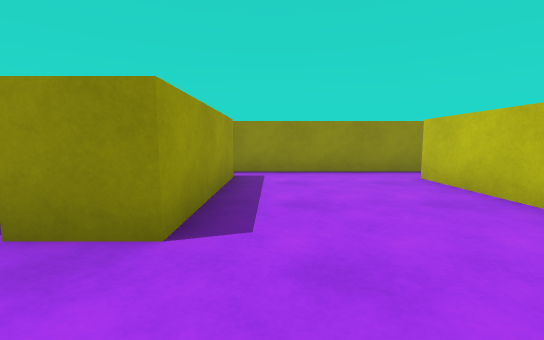
View 1 (above)

13 first-person views from a walk through a 3-D level made in the Unity game engine. The camera is 0.62 m above the floor, tilts 6° down and sees 90° across. The floor is counted in squares, 1 m on a side. Each view is taken from the middle of a square. On the plan, view 1 faces up. The plan holds only what a view shows up to about 9 squares ahead; the rest is blank. The player is left out.

View 2
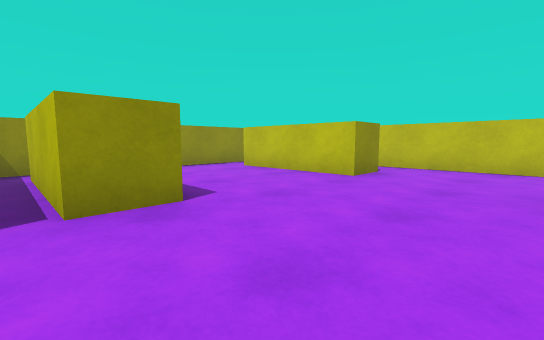

View 3
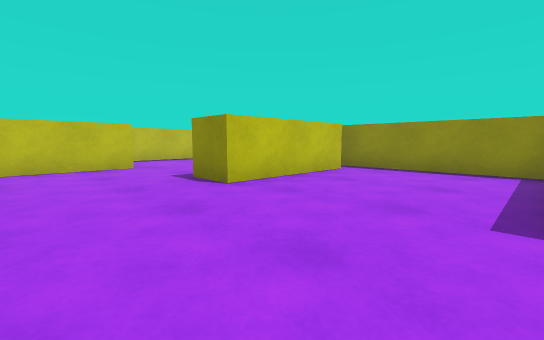

View 4
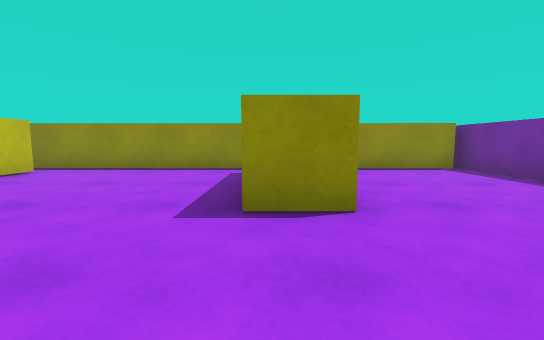

View 5
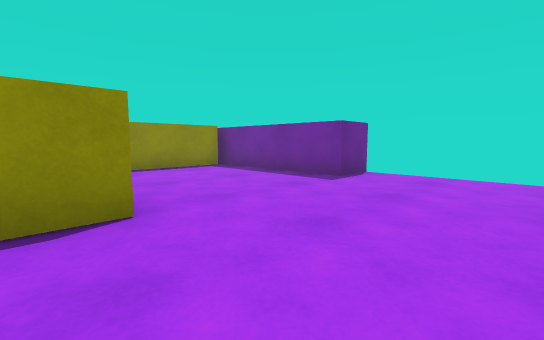

View 6
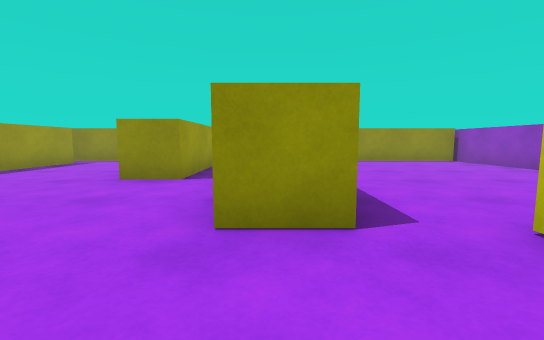

View 7
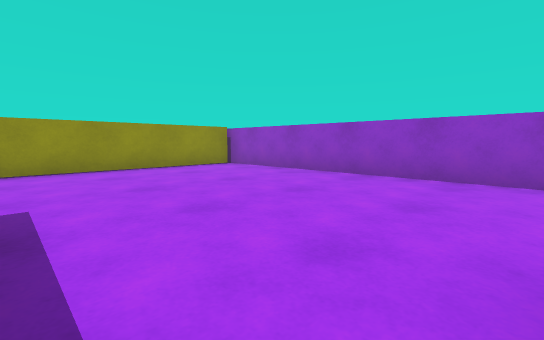

View 8
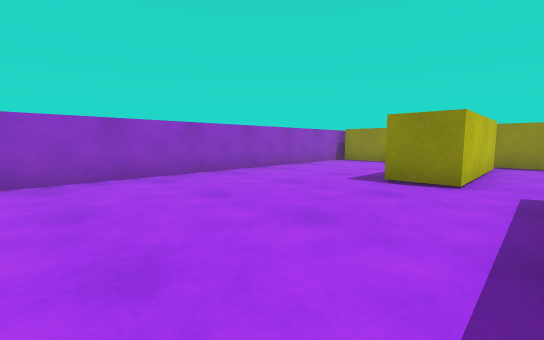

View 9
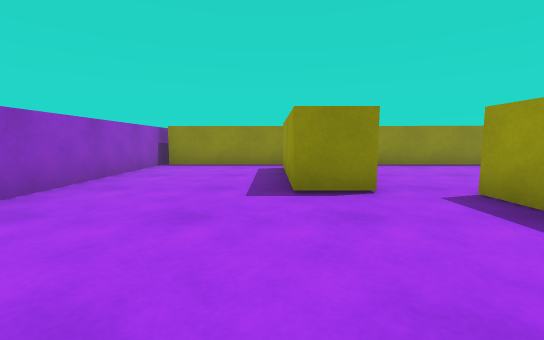

View 10
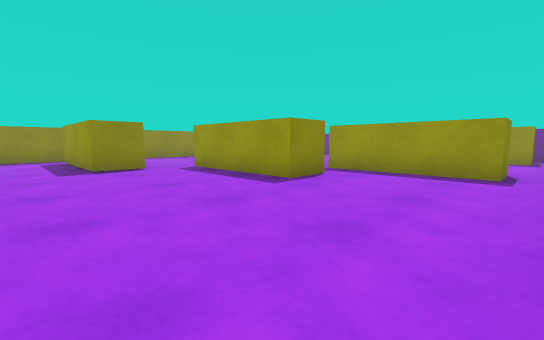

View 11
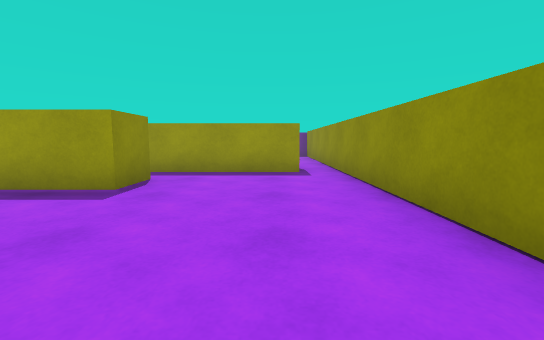

View 12
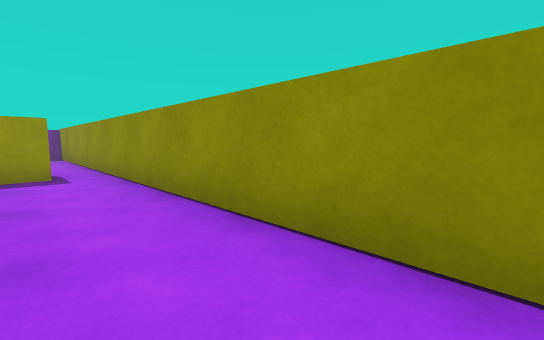

View 13
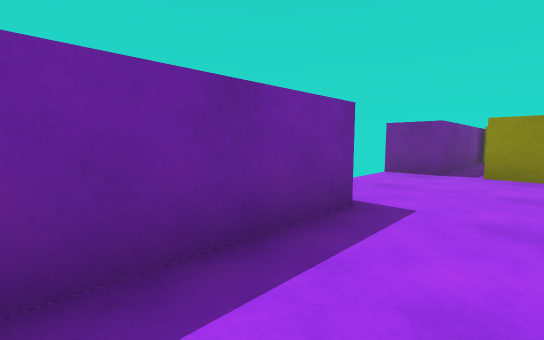

### Floor plan
Points are (right, up) in squares from view 1. A wall is a line through its corners. A room is listed if a view was taken in it or the views show most of it. See-through windows are left out.
Room 1 (views 1, 2, 3, 4, 5, 6, 13)
walls: (3.5, 2.4) (3.5, 1.4) (2.5, 1.4) (2.5, 4.6) (3.5, 4.6); (1.3, -4.5) (1.3, -1.3) (2.4, -1.3); (-3.4, -1.6) (-2.3, -1.6) (-2.3, -5.5); (5.6, -1.1) (4.6, -1.1) (4.6, 2); (-0.7, 4.9) (-0.7, 1.6) (-1.7, 1.6) (-1.7, 4.9); (3.5, 5.4) (-2.2, 5.4); (-2.1, -5.1) (7.1, -5.1); (6.7, -4.5) (6.7, -1.3); (-2.3, 6.5) (-2.3, 1.6) (-3.4, 1.6)
ways out: opening at (3, 5) to room 2; opening at (4, 2) to room 2; opening at (6, -2) to room 2; gap at (-1, 5)
Room 2 (views 7, 8, 9, 10, 11, 12)
walls: (6.7, -1.3) (7.7, -1.3) (7.7, -4.5); (4.6, 2) (5.6, 2) (5.6, -1.1); (10.7, 5.4) (3.5, 5.4); (3.5, 4.6) (3.5, 2.4); (7.1, -5.1) (10.8, -5.1); (10.9, -5.6) (10.7, 5.7)
ways out: opening at (3, 5) to room 1; opening at (4, 2) to room 1; opening at (6, -2) to room 1

Positions as (right, up) in squares from view 1, and headings:
1: (0, 0), facing up
2: (-2, -1), facing up-right
3: (-2, 1), facing down-right
4: (2, 1), facing down
5: (2, 1), facing down-left
6: (5, -3), facing up
7: (6, -1), facing up-right
8: (6, 3), facing down-right
9: (8, 2), facing down
10: (9, 5), facing down-left
11: (9, 4), facing left
12: (9, 4), facing up-left
13: (-1, -4), facing up-left
